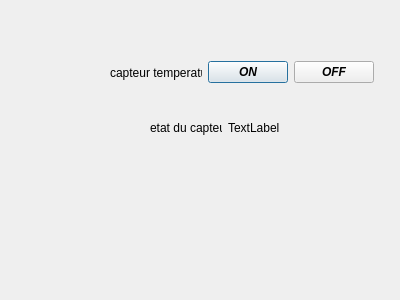
<?xml version="1.0" encoding="UTF-8"?>
<ui version="4.0">
 <class>capteur</class>
 <widget class="QDialog" name="capteur">
  <property name="geometry">
   <rect>
    <x>0</x>
    <y>0</y>
    <width>400</width>
    <height>300</height>
   </rect>
  </property>
  <property name="windowTitle">
   <string>Dialog</string>
  </property>
  <widget class="QWidget" name="layoutWidget">
   <property name="geometry">
    <rect>
     <x>110</x>
     <y>60</y>
     <width>264</width>
     <height>25</height>
    </rect>
   </property>
   <layout class="QHBoxLayout" name="horizontalLayout">
    <item>
     <widget class="QLabel" name="label">
      <property name="text">
       <string>capteur temperature</string>
      </property>
     </widget>
    </item>
    <item>
     <widget class="QPushButton" name="pushButton">
      <property name="font">
       <font>
        <weight>75</weight>
        <italic>true</italic>
        <bold>true</bold>
       </font>
      </property>
      <property name="text">
       <string>ON</string>
      </property>
     </widget>
    </item>
    <item>
     <widget class="QPushButton" name="OFF_pushbutton">
      <property name="enabled">
       <bool>true</bool>
      </property>
      <property name="font">
       <font>
        <weight>75</weight>
        <italic>true</italic>
        <bold>true</bold>
       </font>
      </property>
      <property name="text">
       <string>OFF</string>
      </property>
     </widget>
    </item>
   </layout>
  </widget>
  <widget class="QWidget" name="layoutWidget">
   <property name="geometry">
    <rect>
     <x>150</x>
     <y>120</y>
     <width>130</width>
     <height>15</height>
    </rect>
   </property>
   <layout class="QHBoxLayout" name="horizontalLayout_2">
    <item>
     <widget class="QLabel" name="label_2">
      <property name="text">
       <string>etat du capteur</string>
      </property>
     </widget>
    </item>
    <item>
     <widget class="QLabel" name="label_3">
      <property name="text">
       <string>TextLabel</string>
      </property>
     </widget>
    </item>
   </layout>
  </widget>
 </widget>
 <resources/>
 <connections/>
</ui>
